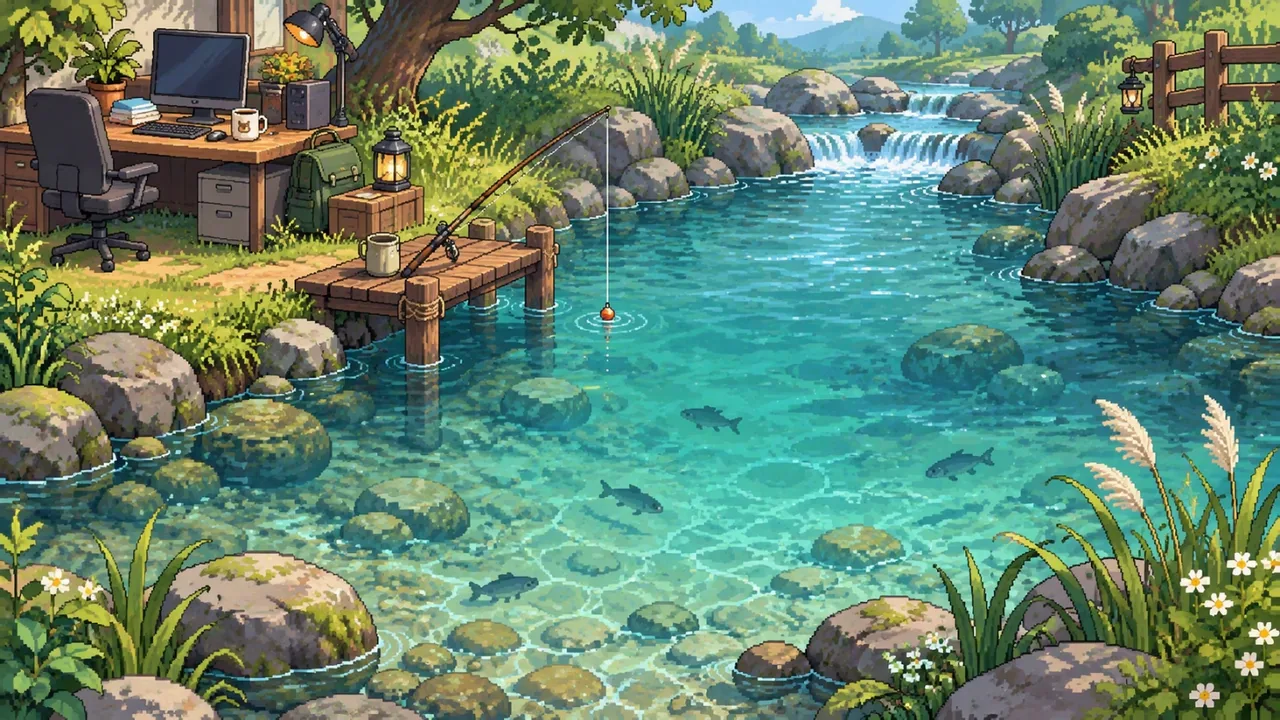
#> input picture assets/ponds/newbie-creek.webp, 1280 x 720 px; its folder holds 4 pictures in this run
$ python grid_ponds.py
#> lines starting #> are read from the running program, lines starting #| are printed output that depends on the picture
"""Contact sheet of the six pond scenes with a 10% grid, to read anchors."""
import os
from PIL import Image, ImageDraw

BASE = os.path.dirname(os.path.dirname(os.path.abspath(__file__)))
ROOT = os.path.join(BASE, "assets", "ponds")
OUT = os.path.join(BASE, "assets", "grid_ponds.png")
PONDS = ["newbie-creek", "caffeine-lake", "bug-swamp", "overtime-sea", "context-abyss", "whale-fall"]

thumb_w, thumb_h = 430, 242
padding = 26
sheet = Image.new("RGB", (thumb_w * 2 + padding * 3, (thumb_h + padding) * 3 + padding), (24, 26, 30))
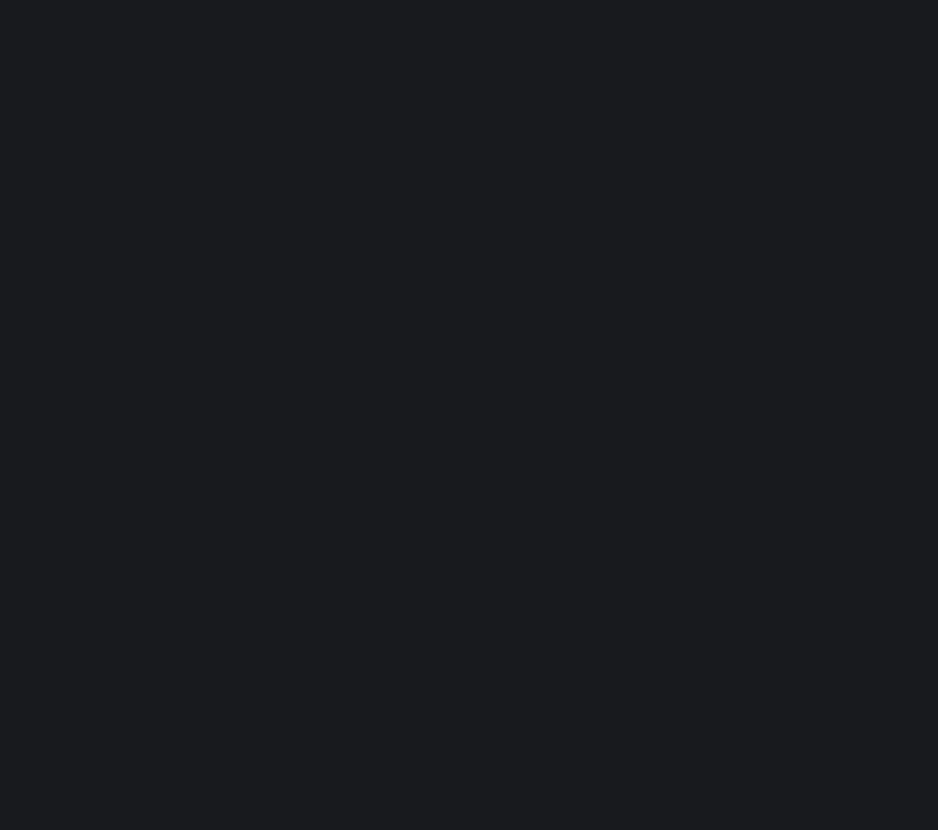
#> sheet: PIL image 938x830 RGB; mean R, G, B 24, 26, 30
draw = ImageDraw.Draw(sheet)

for index, name in enumerate(PONDS):
    path = os.path.join(ROOT, f"{name}.webp")
    with Image.open(path) as image:
#> image is the input picture: PIL image 1280x720 RGB; mean R, G, B 100.3, 133.5, 110.1
        thumb = image.convert("RGB").resize((thumb_w, thumb_h), Image.LANCZOS)
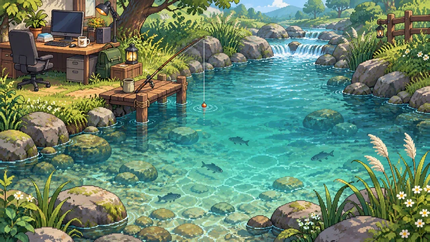
#> thumb: PIL image 430x242 RGB; mean R, G, B 100.3, 133.5, 110.1
    x = padding + (index % 2) * (thumb_w + padding)
    y = padding + (index // 2) * (thumb_h + padding)
    sheet.paste(thumb, (x, y))
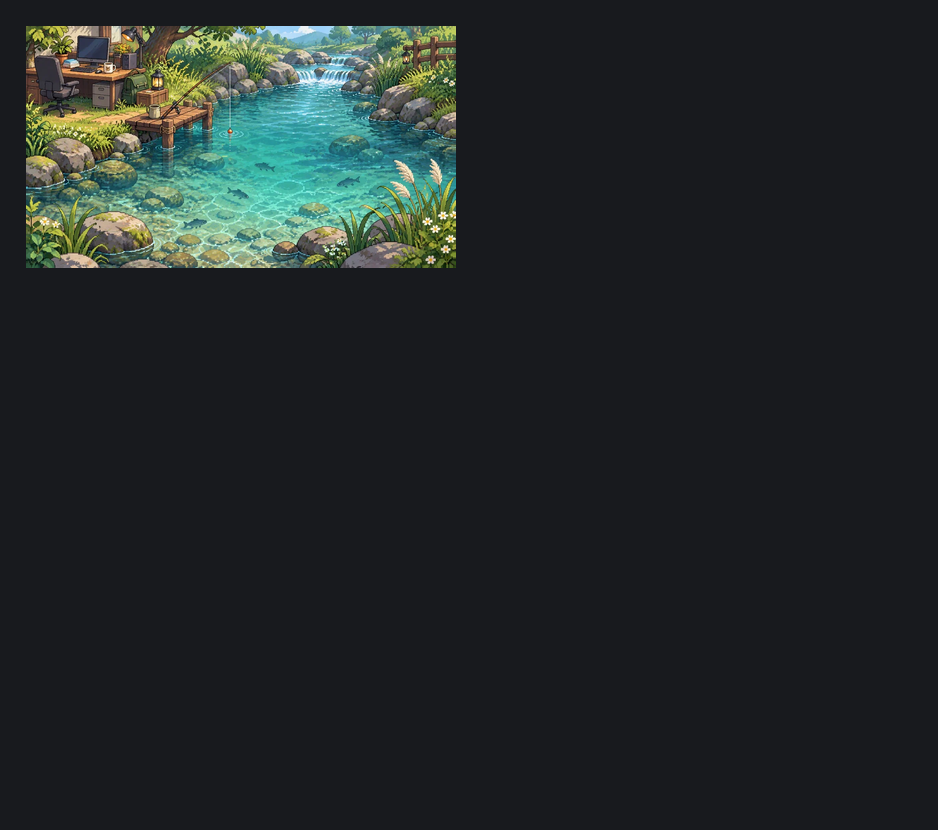
#> sheet: PIL image 938x830 RGB; mean R, G, B 34.2, 40.4, 40.7
    for percent in range(10, 100, 10):
        gx = x + int(thumb_w * percent / 100)
        gy = y + int(thumb_h * percent / 100)
        colour = (255, 80, 80) if percent % 50 == 0 else (255, 255, 255)
        draw.line([(gx, y), (gx, y + thumb_h)], fill=colour, width=1)
        draw.line([(x, gy), (x + thumb_w, gy)], fill=colour, width=1)
    draw.text((x + 4, y + 4), name, fill=(255, 255, 0))
    for percent in (10, 30, 50, 70, 90):
        draw.text((x + int(thumb_w * percent / 100) + 2, y + 6), str(percent), fill=(255, 255, 0))
#> pass 2 of the loop `for index, name in enumerate(PONDS):`:
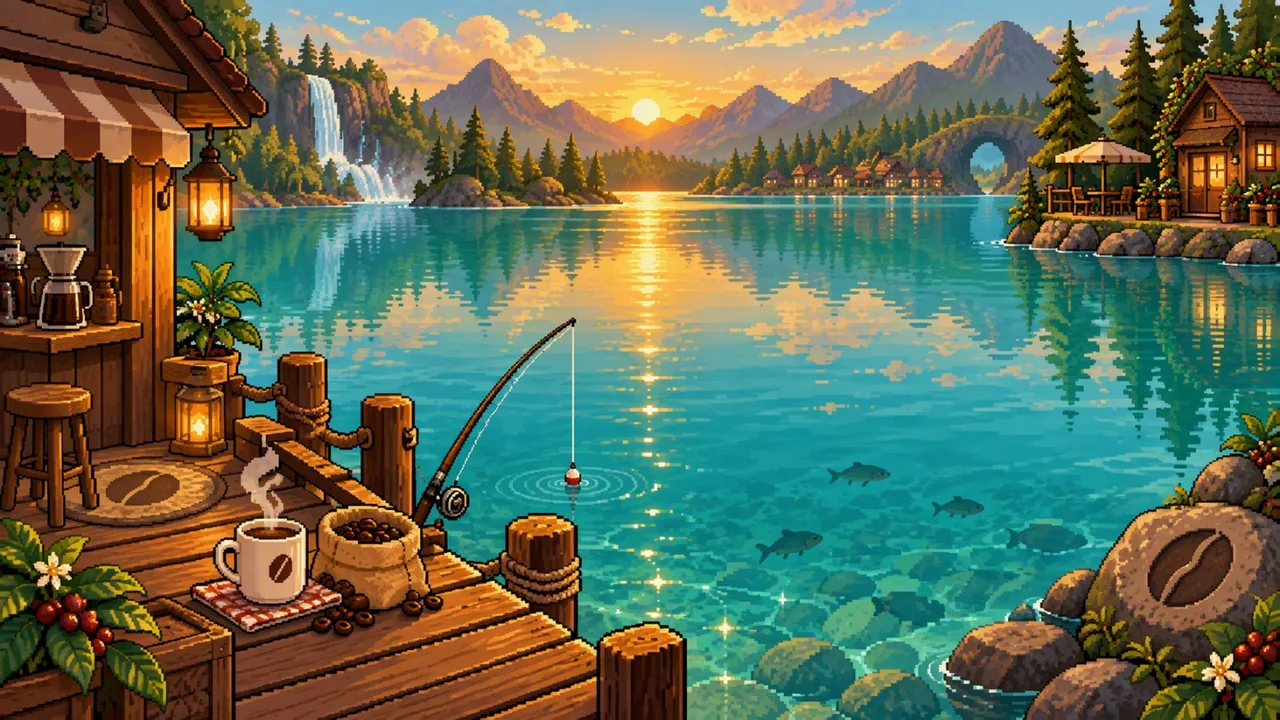
#> input picture assets/ponds/caffeine-lake.webp, 1280 x 720 px
#> image is the input picture: PIL image 1280x720 RGB; mean R, G, B 97.8, 110.2, 85.7
#> `thumb = image.convert("RGB").resize((thumb_w, thumb_h), Image.LANCZOS)`:
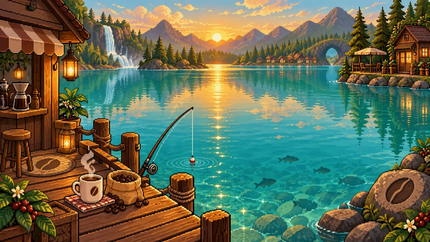
#> thumb: PIL image 430x242 RGB; mean R, G, B 97.8, 110.2, 85.7
#> `sheet.paste(thumb, (x, y))`:
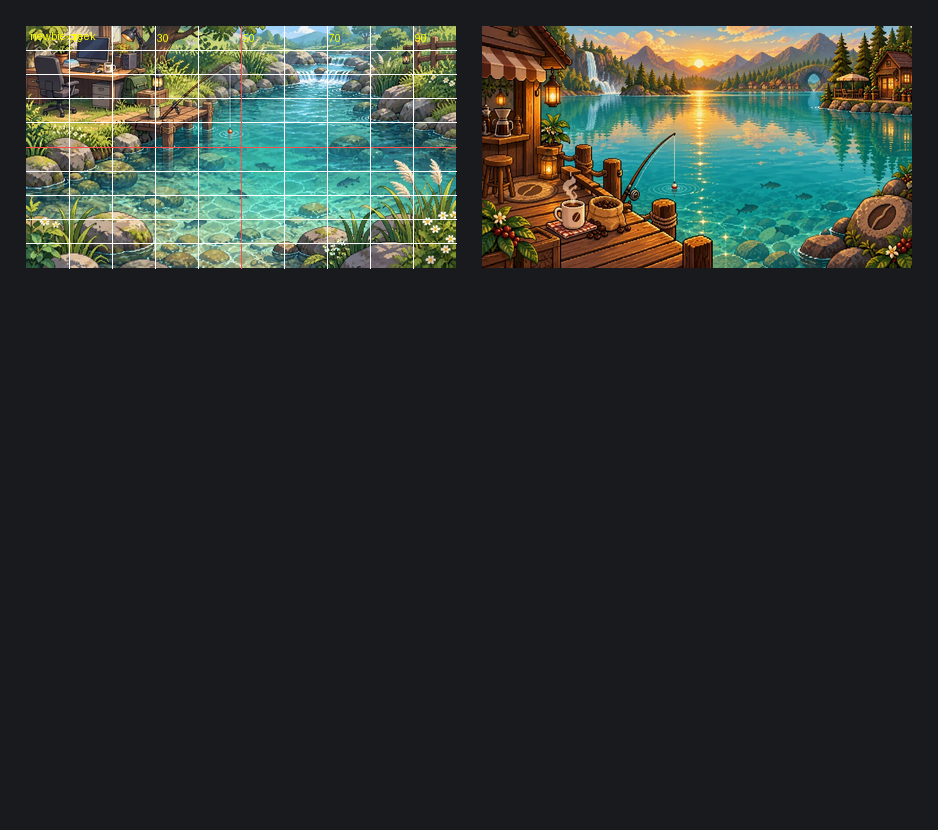
#> sheet: PIL image 938x830 RGB; mean R, G, B 45.3, 52.4, 49.1
#> pass 3 of the loop `for index, name in enumerate(PONDS):`:
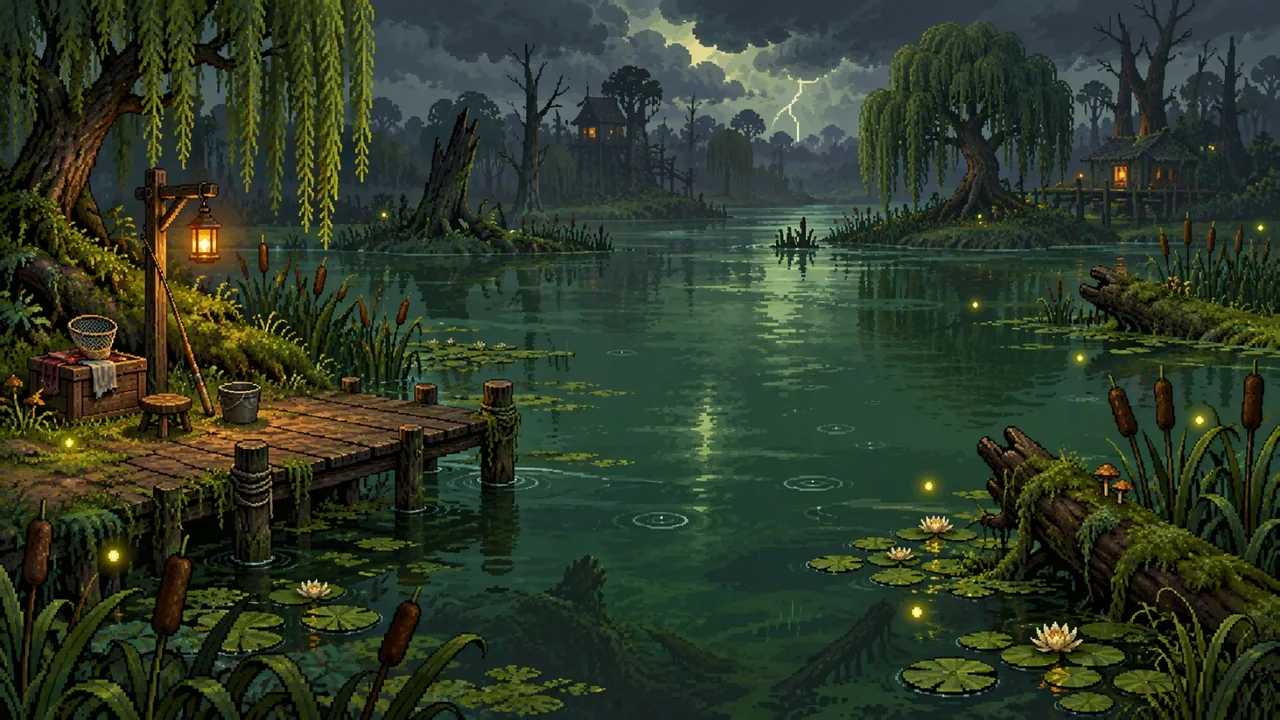
#> input picture assets/ponds/bug-swamp.webp, 1280 x 720 px
#> image is the input picture: PIL image 1280x720 RGB; mean R, G, B 45.8, 58, 40
#> `sheet.paste(thumb, (x, y))`:
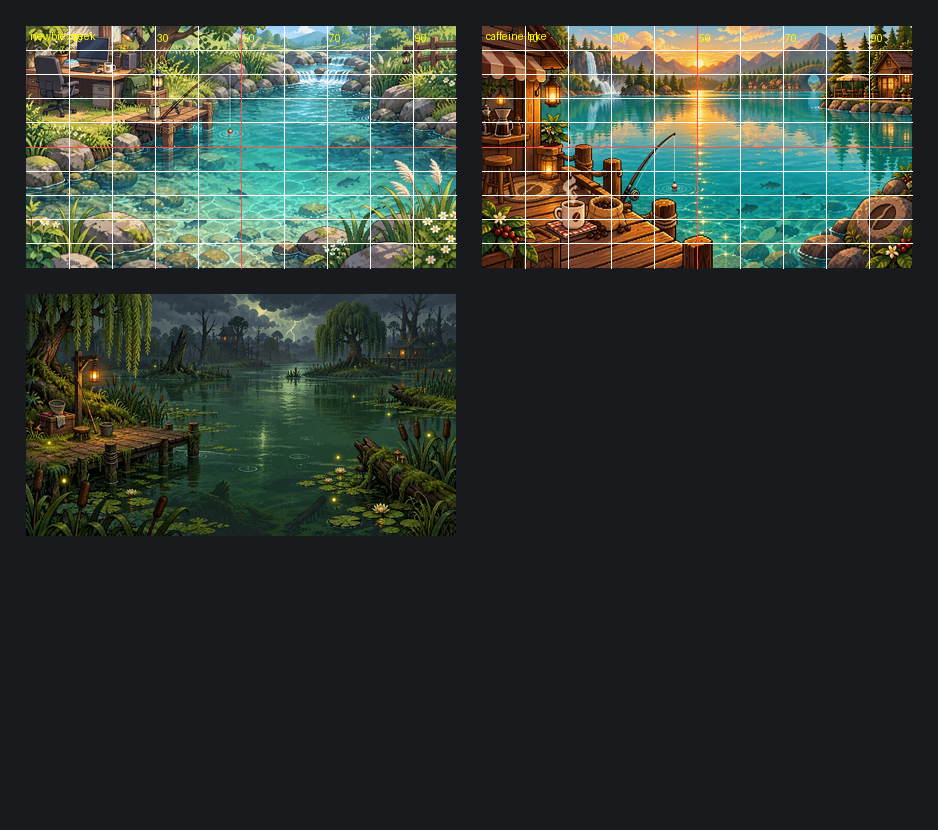
#> sheet: PIL image 938x830 RGB; mean R, G, B 49.5, 57.7, 51.5
#> (the run stopped early here; a loop or call above may not have finished)
